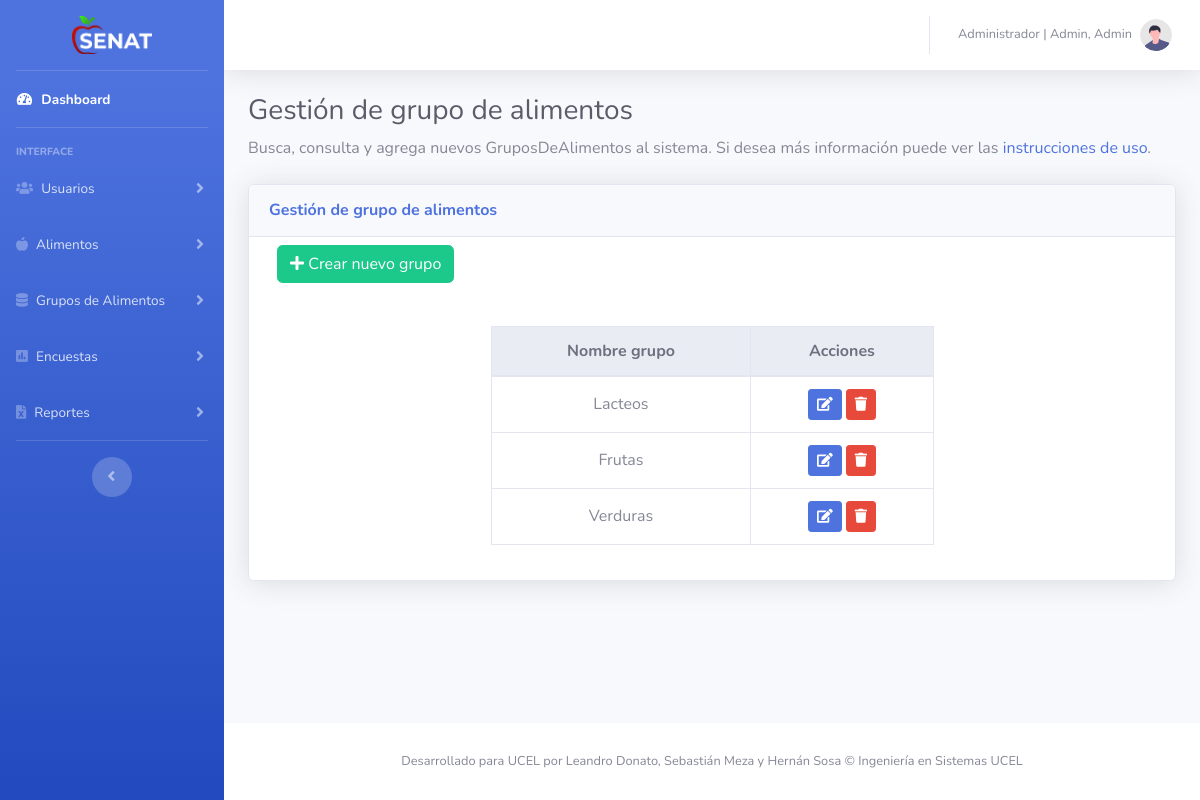
The page /assets/pages/GruposDeAlimentos/gestionGrupoDeAlimentos.php (signed in) on the database its author committed.
### tables this page shows
CREATE TABLE `usuario` (
  `idusuario` int(11) NOT NULL,
  `dni` varchar(200) NOT NULL,
  `clave` varchar(200) NOT NULL,
  `nombre` varchar(200) NOT NULL,
  `apellido` varchar(200) NOT NULL,
  `rol` varchar(200) NOT NULL,
  `correo` varchar(200) NOT NULL,
  `foto` varchar(200) NOT NULL,
  `estado` int(1) NOT NULL
);

CREATE TABLE `grupos` (
  `idgrupos` int(11) NOT NULL,
  `nombres` varchar(200) NOT NULL
);

### assets/pages/GruposDeAlimentos/gestionGrupoDeAlimentos.php (the view, shortened to what this page needs)
<?php
include("../../../includes/conectar.php");
include("../../../utils/menu.php");
include("../../../utils/navbar.php");
include("../../../utils/footer.php");
$gquery = mysqli_query($conect, "SELECT * FROM grupos ");
$nGrupo = mysqli_num_rows($gquery);
while ($gdb = $gquery->fetch_array()) {
  $gdbs[] = $gdb;
}
?>
<!DOCTYPE html>
<html lang="es">
<head>
  <link href="../../../vendor/fontawesome-free/css/all.min.css" rel="stylesheet" type="text/css">
  <link href="../../../css/sb-admin-2.min.css" rel="stylesheet">
  <link href="../../../css/estilos.css" rel="stylesheet">
</head>
<body id="page-top">
  <div id="wrapper">
    <?php
    echo $menuGrupoDeAlimentos;
    ?>
    <div id="content-wrapper" class="d-flex flex-column">
      <div id="content">
        <?php
        echo $navbar;
        ?>
        <div class="container-fluid">
          <h1 class="h3 mb-2 text-gray-800">Gestión de grupo de alimentos</h1>
          <p class="mb-4">Busca, consulta y agrega nuevos GruposDeAlimentos al sistema. Si desea más información puede
            ver las <a target="_blank" href="#">instrucciones de uso</a>.</p>
          <div class="card shadow mb-4">
            <div class="card-header py-3">
              <h6 class="m-0 font-weight-bold text-primary">Gestión de grupo de alimentos</h6>
            </div>
            <div class="row">
              <div class="col">
                <div class="navbar justify-content-start">
                  <a class="btn btn-success" href="crearGrupoDeAlimento.php" role="button"><i class="fas fa-plus"></i>
                    Crear nuevo grupo</a>
                </div>
              </div>
            </div>
            <div class="card-body">
              <div class="table-responsive">
                <table class="table table-bordered tableGrupos" id="dataTableAlimentos">
                  <thead class="thead-light">
                    <tr>
                      <th class="text-center">Nombre grupo</th>
                      <th class="text-center">Acciones</th>
                    </tr>
                  </thead>
                  <tbody>
                    <?php
                    if ($nGrupo > 0) {
                      foreach ($gdbs as $gdb) {
                        echo ' <tr>
                        <td class="text-center">' . $gdb['nombres'] . '</td>
                        <td class="text-center">
                          <a class="btn btn-primary btn-sm" href="editarGrupoDeAlimento.php?editarGrupo=' . $gdb['idgrupos'] . '" role="button"><i
                              class="fas fa-edit"></i></a>
                          <button type="button" class="btn btn-danger btn-sm" data-toggle="modal"
                            data-target="#deleteGroup' . $gdb['idgrupos'] . '">
                            <i class="fas fa-trash"></i>
                          </button>
                        </td>
                      </tr>';
                      }
                    }
                    ?>
                  </tbody>
                </table>
              </div>
            </div>
          </div>
        </div>
      </div>
      <?php
      echo $footer;
      ?>
    </div>
  </div>
</body>
</html>

### utils/navbar.php (shortened to what this page needs)
<?php
$u=$_SESSION['user'];
$c=mysqli_query($conect, "SELECT * FROM usuario WHERE dni='$u'");
$a=mysqli_fetch_assoc($c);
if($a['rol']==1){
  $rol='Administrador';
}else{
  $rol='Nutricionista';
}
if($a['foto']==''){
  $foto='undraw_profile.svg';
}else{
  $foto=$a['dni'].'.jpg';
}
$navbar='
<nav class="navbar navbar-expand navbar-light bg-white topbar mb-4 static-top shadow">
  <button id="sidebarToggleTop" class="btn btn-link d-md-none rounded-circle mr-3">
    <i class="fa fa-bars"></i>
  </button>
  <ul class="navbar-nav ml-auto">
    <div class="topbar-divider d-none d-sm-block"></div>
    <li class="nav-item dropdown no-arrow">
      <a class="nav-link dropdown-toggle" href="#" id="userDropdown" role="button" data-toggle="dropdown"
        aria-haspopup="true" aria-expanded="false">
        <span class="mr-2 d-none d-lg-inline text-gray-600 small">'.$rol.' | '.$a['apellido'].', '.$a['nombre'].'</span>
        <img class="img-profile rounded-circle" src="../../img/ImgUsuarios/'.$foto.'">
        </a>
      <div class="dropdown-menu dropdown-menu-right shadow animated--grow-in" aria-labelledby="userDropdown">
        <a class="dropdown-item" href="#" data-toggle="modal" data-target="#logoutModal">
          <i class="fas fa-sign-out-alt fa-sm fa-fw mr-2 text-gray-400"></i>
          Cerrar sesión
        </a>
      </div>
    </li>
  </ul>
</nav>
';
?>

### css/estilos.css (style rules this page uses)
p { margin: 0; }
.row { margin: 0; }
.tableGrupos { width: 50%; margin: 15px auto; }
.tableGrupos th, .tableGrupos td { vertical-align: middle; }

### rows shown on the page
usuario: rol "Administrador", apellido "Admin", nombre "Admin"
grupos: nombres "Lacteos"
grupos: nombres "Frutas"
grupos: nombres "Verduras"
